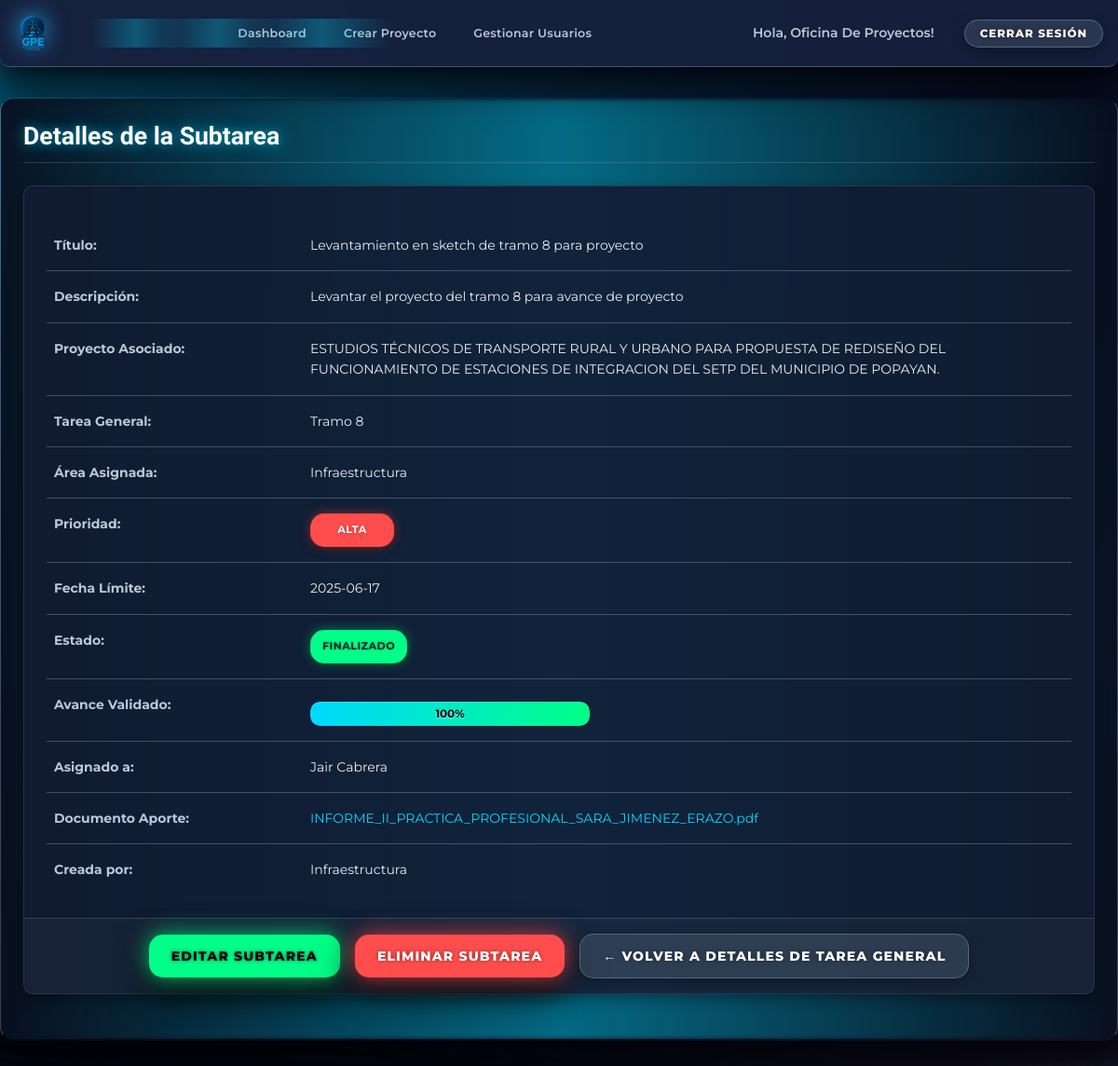
Screenshot of /subtarea/1 (signed in) with the database file from the repository.
### models.py (models this page shows, shortened)
class User(db.Model, UserMixin):
    __tablename__ = 'user'
    id = db.Column(db.Integer, primary_key=True)
    username = db.Column(db.String(20), unique=True, nullable=False)
    email = db.Column(db.String(120), unique=True, nullable=False)
    password = db.Column(db.String(128), nullable=False)
    role = db.Column(db.String(20), nullable=False, default='apoyo')
    area_id = db.Column(db.Integer, db.ForeignKey('area.id'), nullable=True)
    area = db.relationship('Area', back_populates='users')
    leader_id = db.Column(db.Integer, db.ForeignKey('user.id'), nullable=True)
    leader = db.relationship('User', remote_side=[id], back_populates='apoyos')
    apoyos = db.relationship('User', back_populates='leader', lazy=True)
    is_active = db.Column(db.Boolean, default=True)
    confirmed = db.Column(db.Boolean, default=False)
    created_projects = db.relationship('Project', back_populates='creator', lazy=True, foreign_keys='Project.creator_id')
    tareas_generales_creadas = db.relationship('TareaGeneral', back_populates='creator', lazy=True, foreign_keys='TareaGeneral.creator_id')
    subtareas_asignadas = db.relationship('Subtarea', back_populates='assigned_user', lazy=True, foreign_keys='Subtarea.assigned_user_id')
    subtareas_creadas = db.relationship('Subtarea', back_populates='creator', lazy=True, foreign_keys='Subtarea.creator_id')
    subtareas_validadas = db.relationship('Subtarea', back_populates='validador', lazy=True, foreign_keys='Subtarea.validador_id')

class Subtarea(db.Model):
    __tablename__ = 'subtarea'
    id = db.Column(db.Integer, primary_key=True)
    title = db.Column(db.String(100), nullable=False)
    description = db.Column(db.Text, nullable=True)
    status = db.Column(db.String(50), nullable=False, default='Pendiente')
    prioridad = db.Column(db.String(20), nullable=False, default='Media')
    fecha_limite = db.Column(db.Date, nullable=True)
    avance = db.Column(db.Integer, default=0)
    documento_aporte = db.Column(db.String(256), nullable=True)
    avance_validado = db.Column(db.Integer, default=0)
    validado = db.Column(db.Boolean, default=False)
    validador_id = db.Column(db.Integer, db.ForeignKey('user.id'), nullable=True)
    validador = db.relationship('User', back_populates='subtareas_validadas', foreign_keys=[validador_id])
    tarea_general_id = db.Column(db.Integer, db.ForeignKey('tarea_general.id'), nullable=False)
    tarea_general = db.relationship('TareaGeneral', back_populates='subtareas')
    assigned_user_id = db.Column(db.Integer, db.ForeignKey('user.id'), nullable=True)
    assigned_user = db.relationship('User', back_populates='subtareas_asignadas', foreign_keys=[assigned_user_id])
    creator_id = db.Column(db.Integer, db.ForeignKey('user.id'), nullable=False)
    creator = db.relationship('User', back_populates='subtareas_creadas', foreign_keys=[creator_id])

class Project(db.Model):
    __tablename__ = 'project'
    id = db.Column(db.Integer, primary_key=True)
    name = db.Column(db.String(100), nullable=False)
    description = db.Column(db.Text, nullable=True)
    date_created = db.Column(db.DateTime, default=datetime.utcnow)
    start_date = db.Column(db.Date, nullable=True)
    end_date = db.Column(db.Date, nullable=True)
    status = db.Column(db.String(50), nullable=False, default='En ejecución')
    area_id = db.Column(db.Integer, db.ForeignKey('area.id'), nullable=True)
    area = db.relationship('Area', back_populates='projects')
    creator_id = db.Column(db.Integer, db.ForeignKey('user.id'), nullable=False)
    creator = db.relationship('User', back_populates='created_projects', foreign_keys=[creator_id])
    tareas_generales = db.relationship('TareaGeneral', back_populates='project', lazy=True, cascade="all, delete-orphan")
    last_updated = db.Column(db.DateTime, default=datetime.utcnow, onupdate=datetime.utcnow)

class TareaGeneral(db.Model):
    __tablename__ = 'tarea_general'
    id = db.Column(db.Integer, primary_key=True)
    title = db.Column(db.String(100), nullable=False)
    description = db.Column(db.Text, nullable=True)
    fecha_limite = db.Column(db.Date, nullable=True)
    prioridad = db.Column(db.String(20), default='Media')
    status = db.Column(db.String(50), default='Pendiente')
    porcentaje_avance = db.Column(db.Float, default=0.0)
    project_id = db.Column(db.Integer, db.ForeignKey('project.id'), nullable=False)
    project = db.relationship('Project', back_populates='tareas_generales')
    area_id = db.Column(db.Integer, db.ForeignKey('area.id'), nullable=False)
    area = db.relationship('Area', back_populates='tareas_generales')
    creator_id = db.Column(db.Integer, db.ForeignKey('user.id'), nullable=False)
    creator = db.relationship('User', back_populates='tareas_generales_creadas', foreign_keys=[creator_id])
    subtareas = db.relationship('Subtarea', back_populates='tarea_general', lazy=True, cascade="all, delete-orphan")

class Area(db.Model):
    __tablename__ = 'area'
    id = db.Column(db.Integer, primary_key=True)
    name = db.Column(db.String(100), unique=True, nullable=False)
    codigo = db.Column(db.String(16), unique=True, nullable=False)
    users = db.relationship('User', back_populates='area', lazy=True)
    projects = db.relationship('Project', back_populates='area', lazy=True)
    tareas_generales = db.relationship('TareaGeneral', back_populates='area', lazy=True)

### app.py (the view)
@app.route('/subtarea/<int:subtarea_id>')
@login_required
def ver_subtarea(subtarea_id):
    subtarea = Subtarea.query.get_or_404(subtarea_id)
    tg = subtarea.tarea_general
    proyecto = tg.project if tg else None
    can_view = False
    if current_user.role == 'supervisor':
        can_view = True
    elif current_user.role == 'encargado' and tg and current_user.area_id == tg.area_id:
        can_view = True
    elif current_user.role == 'apoyo' and subtarea.assigned_user_id == current_user.id:
        can_view = True
    if not can_view:
        flash("No tienes permiso para ver esta Subtarea.", "danger")
        return redirect(url_for('dashboard'))
    return render_template(
        'subtarea_details.html',
        subtarea=subtarea,
        tarea_general=tg,
        project=proyecto
    )

### app.py (called while the page is built)
@app.context_processor
def inject_now():
    return {'now': datetime.utcnow()}

@login_manager.user_loader
def load_user(user_id):
    return db.session.get(User, int(user_id))

### templates/subtarea_details.html (shortened to what this page needs)
{% extends "base.html" %}
{% block content %}
<div class="details-container">
    <h2 class="page-title">Detalles de la Subtarea</h2>
    <div class="card">
        <div class="card-body">
            <table class="project-info-table">
                <tbody>
                    <tr>
                        <th style="width: 25%;">Título:</th>
                        <td>{{ subtarea.title }}</td>
                    </tr>
                    <tr>
                        <th>Descripción:</th>
                        <td>{{ subtarea.description or 'Sin descripción' }}</td>
                    </tr>
                    <tr>
                        <th>Proyecto Asociado:</th>
                        <td>{{ project.name if project else 'Sin proyecto' }}</td>
                    </tr>
                    <tr>
                        <th>Tarea General:</th>
                        <td>{{ tarea_general.title if tarea_general else 'N/A' }}</td>
                    </tr>
                    <tr>
                        <th>Área Asignada:</th>
                        <td>{{ tarea_general.area.name if tarea_general and tarea_general.area else 'Sin asignar' }}</td>
                    </tr>
                    <tr>
                        <th>Prioridad:</th>
                        <td>
                            <span class="status-badge prioridad-{{ subtarea.prioridad|lower }}">
                                {{ subtarea.prioridad }}
                            </span>
                        </td>
                    </tr>
                    <tr>
                        <th>Fecha Límite:</th>
                        <td>{{ subtarea.fecha_limite.strftime('%Y-%m-%d') if subtarea.fecha_limite else 'N/A' }}</td>
                    </tr>
                    <tr>
                        <th>Estado:</th>
                        <td>
                            <span class="status-badge status-{{ subtarea.status|lower|replace(' ', '-') }}">
                                {{ subtarea.status }}
                            </span>
                        </td>
                    </tr>
                    <tr>
                        <th>Avance Validado:</th>
                        <td>
                            <div class="progress-bar-container" style="width: 100%; max-width: 300px;">
                                <div class="progress-bar" style="width: {{ subtarea.avance_validado|default(0)|int }}%;">
                                    <span class="progress-text-inner">{{ subtarea.avance_validado|default(0)|int }}%</span>
                                </div>
                            </div>
                        </td>
                    </tr>
                    <tr>
                        <th>Asignado a:</th>
                        <td>{{ subtarea.assigned_user.username.replace('_',' ').title() if subtarea.assigned_user else 'Sin asignar' }}</td>
                    </tr>
                    <tr>
                        <th>Documento Aporte:</th>
                        <td>
                            {% if subtarea.documento_aporte %}
                                <a href="{{ url_for('uploaded_file', filename=subtarea.documento_aporte) }}" target="_blank" class="text-link">
                                    {{ subtarea.documento_aporte }}
                                </a>
                            {% else %}
                                <em class="text-muted">No hay documento subido</em>
                            {% endif %}
                        </td>
                    </tr>
                    <tr>
                        <th>Creada por:</th>
                        <td>{{ subtarea.creator.username.replace('_',' ').title() if subtarea.creator else 'N/A' }}</td>
                    </tr>
                </tbody>
            </table>
        </div>
        <div class="card-footer actions-footer">
            <div class="button-group">
                {% if current_user.role == 'supervisor'
                      or (current_user.role == 'encargado'
                          and tarea_general and current_user.area_id == tarea_general.area_id) %}
                    <a href="{{ url_for('editar_subtarea', subtarea_id=subtarea.id) }}" class="button btn-primary">Editar Subtarea</a>
                    <form action="{{ url_for('eliminar_subtarea', subtarea_id=subtarea.id) }}"
                          method="POST" style="display: inline-block;"
                          onsubmit="return confirm('¿Eliminar esta subtarea?');">
                        <button type="submit" class="button btn-danger">Eliminar Subtarea</button>
                    </form>
                {% endif %}
                {% if current_user.role == 'apoyo' %}
                    <a href="{{ url_for('dashboard') }}" class="button btn-secondary">
                        ← Volver
                    </a>
                {% elif tarea_general %}
                    <a href="{{ url_for('ver_tarea_general', tarea_general_id=tarea_general.id) }}" class="button btn-secondary">
                        ← Volver a Detalles de Tarea General
                    </a>
                {% else %}
                    <a href="{{ url_for('dashboard') }}" class="button btn-secondary">
                        ← Volver al Dashboard
                    </a>
                {% endif %}
            </div>
        </div>
    </div>
</div>
{% endblock %}

### templates/base.html (shortened to what this page needs)
<!DOCTYPE html>
<html lang="es">
<head>
  <link rel="preload" href="{{ url_for('static', filename='css/style.css') }}" as="style" onload="this.onload=null;this.rel='stylesheet'">
</head>
<body class="theme-dark">
  <div class="site-wrapper" id="main-wrapper" style="visibility: hidden;">
    <header class="jira-style-header" role="banner">
      <div class="header-left">
        <a href="{{ current_user.is_authenticated and url_for('dashboard') or url_for('index') }}" class="logo-link" aria-label="Inicio">
          <img src="{{ url_for('static', filename='images/Logo.png') }}" alt="Logo del Sistema de Proyectos" class="header-logo" />
        </a>
      </div>
      <nav class="header-center-nav" aria-label="Navegación principal">
        {% if current_user.is_authenticated %}
          <ul class="nav-list">
            <li>
              <a href="{{ url_for('dashboard') }}" {% if request.endpoint == 'dashboard' %}aria-current="page"{% endif %}>
                Dashboard
              </a>
            </li>
            {% if current_user.role == 'supervisor' %}
              <li>
                <a href="{{ url_for('crear_proyecto') }}" {% if request.endpoint == 'crear_proyecto' %}aria-current="page"{% endif %}>
                  Crear Proyecto
                </a>
              </li>
            {% endif %}
            {% if current_user.role in ['supervisor', 'encargado'] %}
              <li>
                <a href="{{ url_for('gestionar_usuarios') }}" {% if request.endpoint == 'gestionar_usuarios' %}aria-current="page"{% endif %}>
                  Gestionar Usuarios
                </a>
              </li>
            {% endif %}
          </ul>
        {% endif %}
      </nav>
      <nav class="header-right" aria-label="Navegación de usuario">
        <ul class="nav-list">
          {% if current_user.is_authenticated %}
            <li class="welcome-message">Hola, {{ current_user.username.replace('_', ' ').title() }}!</li>
            <li><a href="{{ url_for('logout') }}" class="button btn-secondary">Cerrar Sesión</a></li>
          {% else %}
            <li><a href="{{ url_for('roles') }}" class="button btn-primary">Iniciar Sesión</a></li>
            <li><a href="{{ url_for('register_apoyo') }}" class="button btn-secondary">Registrarse</a></li>
          {% endif %}
        </ul>
      </nav>
    </header>
    <div class="container app-container">
      <main id="main-content" class="content-area" role="main">
        {% block content %}{% endblock %}
      </main>
    </div>
  </div>
</body>
</html>

### templates/base.html (style rules this page uses)
html, body { margin: 0; padding: 0; background-color: #0d1117; color: #ffffff; font-family: 'Montserrat', sans-serif; overflow-x: hidden; }

### rows the page displays
User: username.replace "Oficina De Proyectos"
Subtarea: title "Levantamiento en sketch de tramo 8 para proyecto", description "Levantar el proyecto del tramo 8 para avance de proyecto", prioridad "ALTA", fecha_limite "2025-06-17", status "FINALIZADO", avance_validado "100", documento_aporte "INFORME_II_PRACTICA_PROFESIONAL_SARA_JIMENEZ_ERAZO.pdf"
Project: name "ESTUDIOS TÉCNICOS DE TRANSPORTE RURAL Y URBANO PARA PROPUESTA DE REDISEÑO DEL FUNCIONAMIENTO DE ESTACIONES DE INTEGRACION DEL SETP DEL MUNICIPIO DE POPAYAN."
TareaGeneral: title "Tramo 8"
Area: area "Infraestructura"
User: assigned_user.username.replace "Jair Cabrera"
User: creator.username.replace "Infraestructura"
